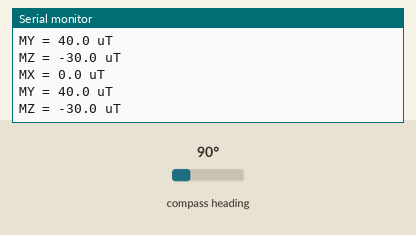
Simulated run of this sketch. Board: Arduino Uno, built with avr-gcc and run on an emulated ATmega328P. Shown: the last lines printed to the serial monitor. The inputs (shaded band) are chosen by the test bench; at power-on: compass heading 90°.

Above: at 2.2 s.
2.3 s: compass heading set to 7°
At 2.71 s:
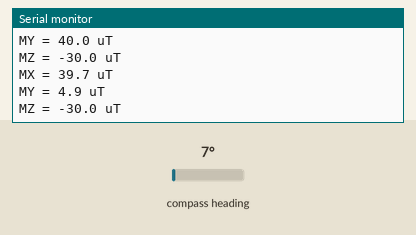
5.3 s: compass heading set to 180°
At 5.74 s:
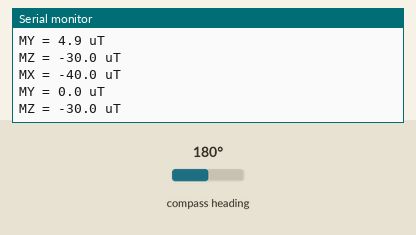
Timing chart, 0 to 8.3 s (numbered marks = the images above; inputs shaded):
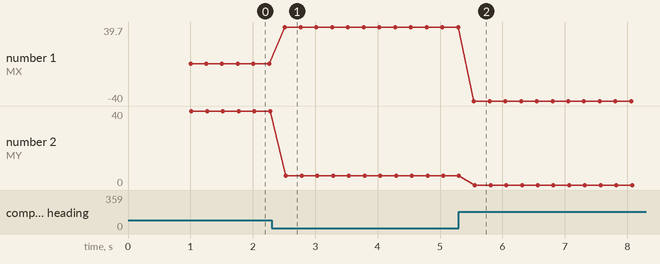

The sketch:

hmc5883l_sensor_test.ino
```cpp
/*
  Пример работы с модулем цифрового компаса HCM5883L
  Created by Rostislav Varzar
*/
#include <Adafruit_HMC5883_U.h>

Adafruit_HMC5883_Unified mag = Adafruit_HMC5883_Unified(15883);

void setup() {
  // Инициализация последовательного порта
  Serial.begin(9600);
  // Инициализация датчика HMC5883L
  if (!mag.begin())
  {
    Serial.println("Could not find a valid HMC5883L sensor!");
  }
  delay(1000);
}

void loop() {
  // Измерение магнитного поля
  sensors_event_t m_event;
  mag.getEvent(&m_event);
  float mx = m_event.magnetic.x;
  float my = m_event.magnetic.y;
  float mz = m_event.magnetic.z;
  // Вывод измеренных значений
  Serial.println("MX = " + String(mx, 1) + " uT");
  Serial.println("MY = " + String(my, 1) + " uT");
  Serial.println("MZ = " + String(mz, 1) + " uT");
  Serial.println();
  delay(250);
}
```

Measured:
- after the input at 2.3 s, the serial monitor: prints a new line after 0.21 s (image 1)
- after the input at 5.3 s, the serial monitor: prints a new line after 0.24 s (image 2)
- plotted number 1: 0 → 39.7 after the input at 2.3 s, 39.7 → -40 after the input at 5.3 s
- plotted number 2: 40 → 4.9 after the input at 2.3 s, 4.9 → 0 after the input at 5.3 s
